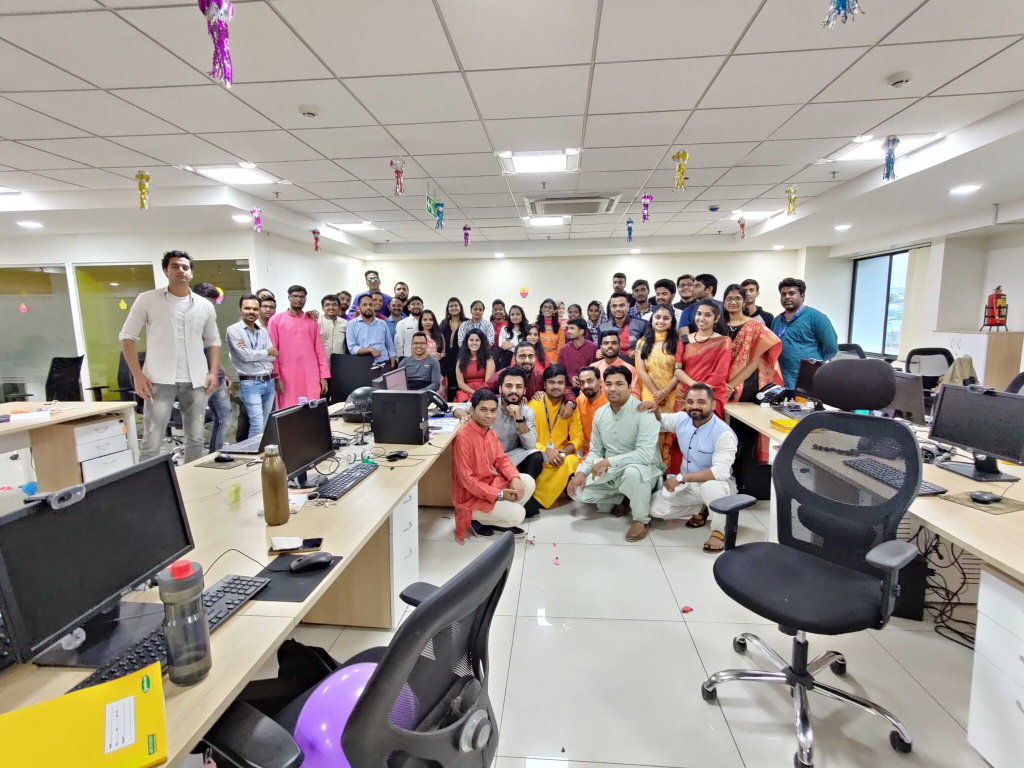
#> input picture images_compressed/img_20191024_165152-2048x1536.jpg, 2048 x 1536 px (shown at 1/2 size); its folder holds 2 pictures in this run
$ python compress_image.py   (older library calls are emulated)
#> lines starting #> are read from the running program, lines starting #| are printed output that depends on the picture
import os
from PIL import Image

def getNewSize(img):
	'''
	This function determines the new size of the image.
	Change the below logic as per your desired size.
	'''
	(w,h) = img.size
	(nw,nh) = img.size
	if (w > 1000):
		nw = 1000
		nh = int((1.0*h/w)*nw)
	elif (h > 1200):
		nh = 1200
		nw = int((1.0*w/h)*nh)
	return (nw,nh)

def compressResizeImages(val):
	'''
	This function compresses and resizes the images present in the input folder.
	'''
#> called with val = 50
	extns = ['.jpg','.jpeg','.png','.gif'] #extensions for images
	bytesSaved = 0
	files = next(os.walk(inFolder))[2]
	for file in files:
		if (file[-4:] in extns or file[-5:] in extns):
			print ('processing file....>>> {0}'.format(file))
			imgFile = inFolder + file #input image file path
			outImg = outFolder + file #output image file path
			oSize = os.path.getsize(imgFile) #size of the original image
			inImg = Image.open(imgFile)
#> inImg is the input picture: PIL image 2048x1536 RGB; mean R, G, B 159.4, 151.7, 144.7
			size = getNewSize(inImg)
#> size = (1000, 750)
			inImg.thumbnail(size,Image.ANTIALIAS) # resize the image
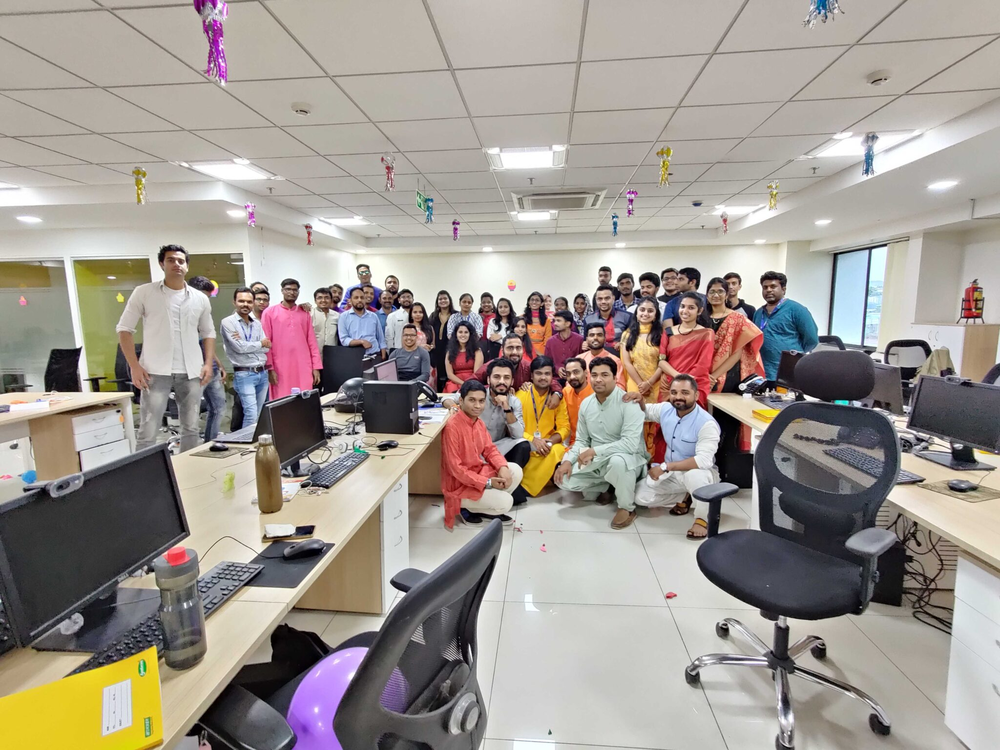
#> inImg: PIL image 1000x750 RGB; mean R, G, B 159.4, 151.7, 144.7
			inImg.save(outImg, "JPEG", quality=val)
			nSize = os.path.getsize(outImg) #size of the new image
			bytesSaved = bytesSaved + (oSize - nSize)
	return bytesSaved

def main():
	'''
	This program will compress all images present in the input folder.
	'''
	quality = 50 #1-worst & 100:best
	bytesSaved = compressResizeImages(quality)
	print ('\nTotal Kbytes saved after resizing and compression....{0}'.format(bytesSaved/1000))

#####INPUT OUTPUT FOLDERS##################
inFolder = 'images_compressed/'
outFolder = 'images_compressed/'
############################################
if __name__ == '__main__':
	main()
